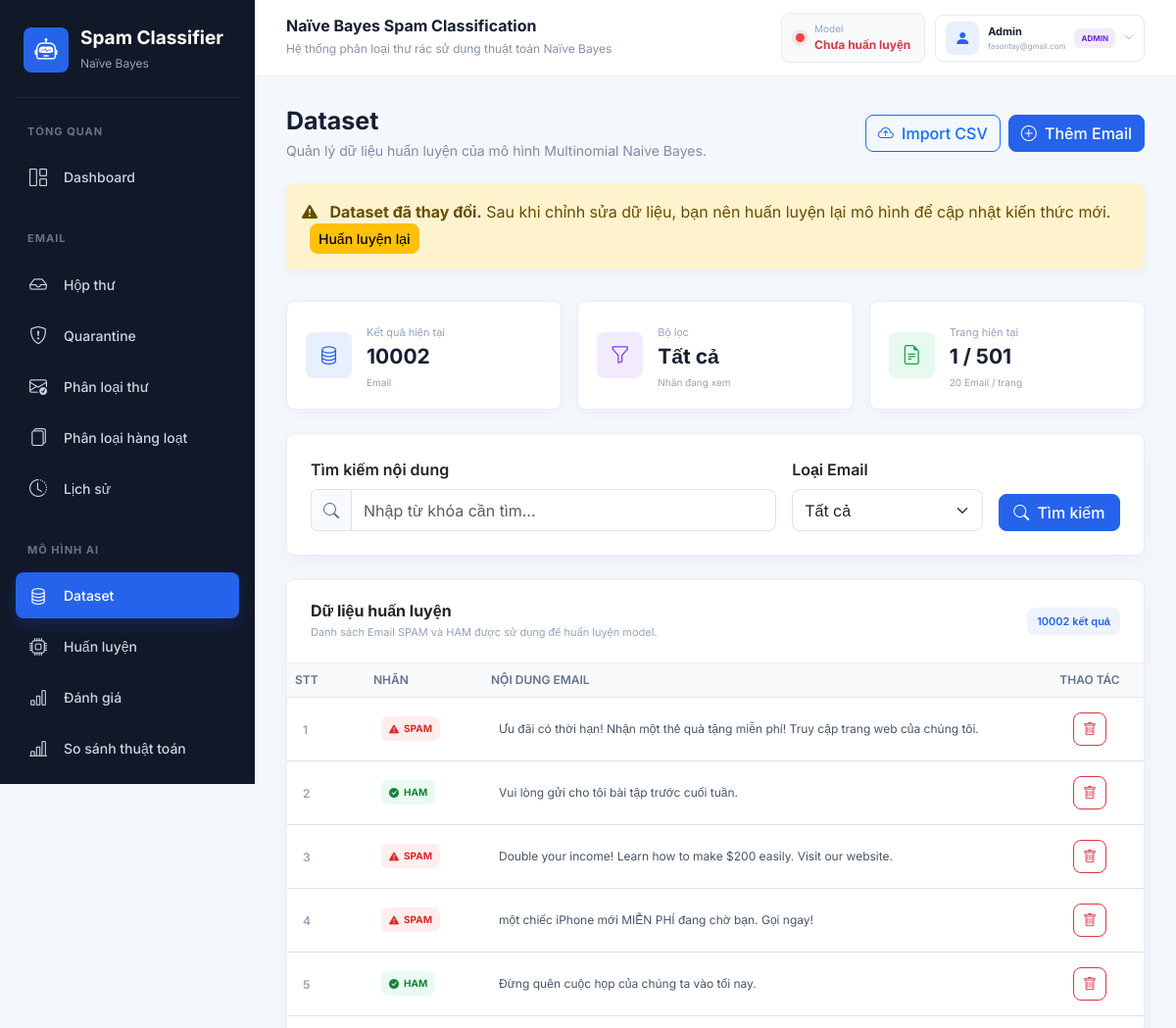
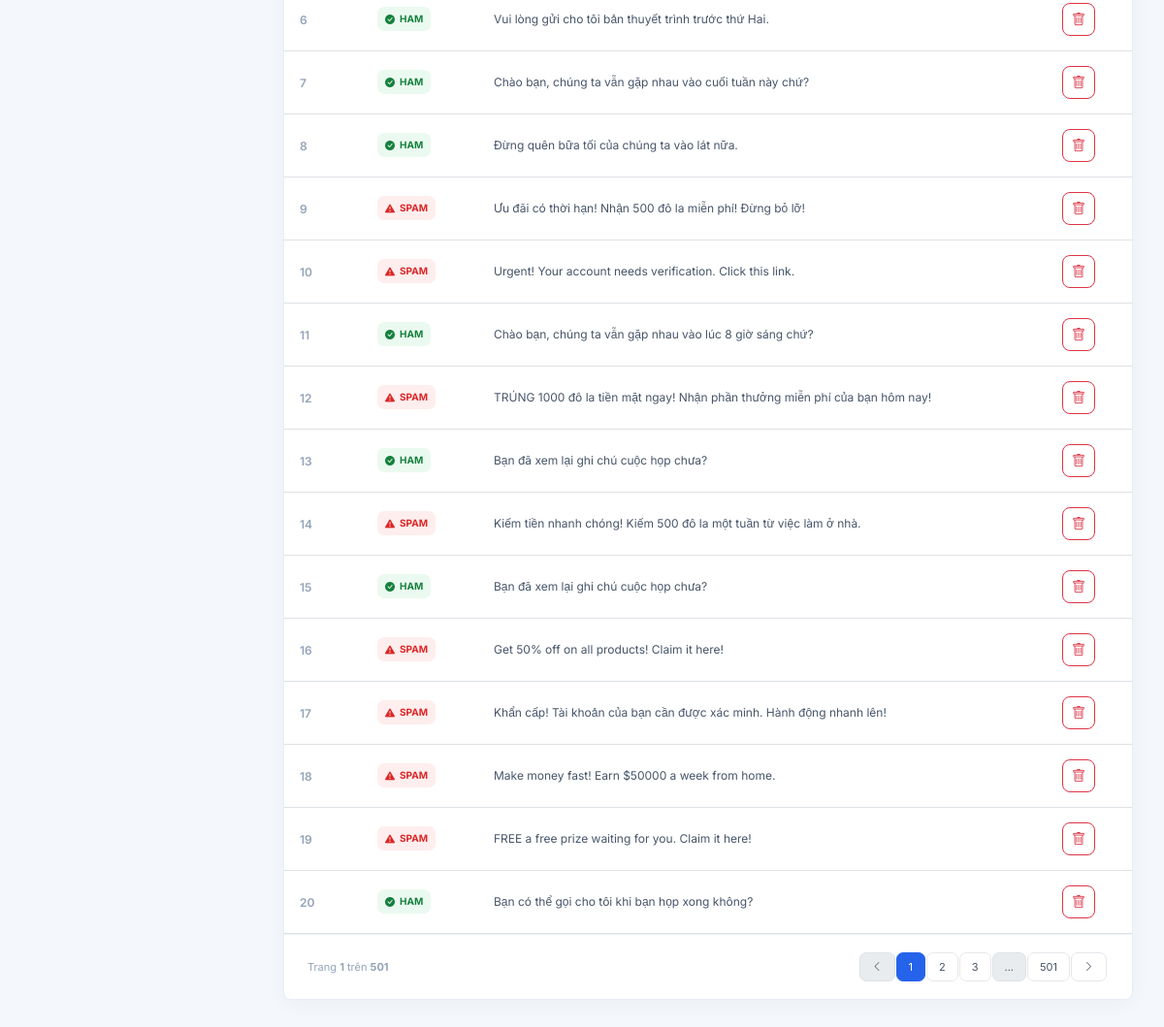
The app's page /dataset (signed in) with its own data (2 pictures, top to bottom).
### tables this page shows
CREATE TABLE users (
                id INTEGER PRIMARY KEY AUTOINCREMENT,
                name TEXT NOT NULL,
                email TEXT NOT NULL UNIQUE,
                password_hash TEXT NOT NULL,
                role TEXT NOT NULL DEFAULT 'user'
                    CHECK (role IN ('admin', 'user')),
                is_active INTEGER NOT NULL DEFAULT 1,
                created_at TIMESTAMP NOT NULL DEFAULT CURRENT_TIMESTAMP,
                last_login TIMESTAMP
            );

### routes/dataset_routes.py (the view)
@main_bp.route("/dataset")
@admin_required
def dataset():
    df = pd.read_csv(DATASET_PATH).reset_index()
    search = request.args.get("search", "").strip()
    label = request.args.get("label", "all")
    page = request.args.get("page", 1, type=int)
    per_page = 20
    if search:
        df = df[df["text"].str.contains(search, case=False, na=False)]
    if label in ["spam", "ham"]:
        df = df[df["label"] == label]
    total = len(df)
    total_pages = max(1, (total + per_page - 1) // per_page)
    if page < 1:
        page = 1
    if page > total_pages:
        page = total_pages
    start = (page - 1) * per_page
    emails = df.iloc[start:start + per_page].to_dict(orient="records")
    return render_template(
        "dataset.html",
        emails=emails,
        total=total,
        page=page,
        total_pages=total_pages,
        search=search,
        label=label,
        start_index=start,
    )

### templates/dataset.html (shortened to what this page needs)
{% extends "base.html" %}
{% block content %}
<div class="dataset-page-header">
    <div class="page-title mb-0">
        <h2>Dataset</h2>
        <p>Quản lý dữ liệu huấn luyện của mô hình Multinomial Naive Bayes.</p>
    </div>
    <div class="dataset-actions">
        <button type="button" class="btn btn-outline-primary" data-bs-toggle="modal" data-bs-target="#importModal">
            <i class="bi bi-cloud-arrow-up me-1"></i> Import CSV
        </button>
        <button type="button" class="btn btn-primary" data-bs-toggle="modal" data-bs-target="#addEmailModal">
            <i class="bi bi-plus-circle me-1"></i> Thêm Email
        </button>
    </div>
</div>
{% if global_model_status.outdated %}
<div class="alert alert-warning custom-alert mt-4" role="alert">
    <i class="bi bi-exclamation-triangle-fill me-2"></i>
    <strong>Dataset đã thay đổi.</strong>
    Sau khi chỉnh sửa dữ liệu, bạn nên huấn luyện lại mô hình để cập nhật kiến thức mới.
    <a href="{{ url_for('train') }}" class="btn btn-warning btn-sm ms-2">Huấn luyện lại</a>
</div>
{% endif %}
<div class="row g-3 mt-1 mb-4">
    <div class="col-md-4">
        <div class="dataset-stat-card">
            <div class="dataset-stat-icon blue"><i class="bi bi-database"></i></div>
            <div><span>Kết quả hiện tại</span><h3>{{ total }}</h3><small>Email</small></div>
        </div>
    </div>
    <div class="col-md-4">
        <div class="dataset-stat-card">
            <div class="dataset-stat-icon purple"><i class="bi bi-funnel"></i></div>
            <div>
                <span>Bộ lọc</span>
                <h3>{% if label == "spam" %}SPAM{% elif label == "ham" %}HAM{% else %}Tất cả{% endif %}</h3>
                <small>Nhãn đang xem</small>
            </div>
        </div>
    </div>
    <div class="col-md-4">
        <div class="dataset-stat-card">
            <div class="dataset-stat-icon green"><i class="bi bi-file-earmark-text"></i></div>
            <div><span>Trang hiện tại</span><h3>{{ page }} / {{ total_pages }}</h3><small>20 Email / trang</small></div>
        </div>
    </div>
</div>
<div class="card mb-4 dataset-filter-card">
    <div class="card-body p-4">
        <form method="GET" action="{{ url_for('dataset') }}">
            <div class="row g-3 align-items-end">
                <div class="col-lg-7">
                    <label for="datasetSearch" class="form-label fw-semibold">Tìm kiếm nội dung</label>
                    <div class="input-group">
                        <span class="input-group-text"><i class="bi bi-search"></i></span>
                        <input id="datasetSearch" type="search" name="search" class="form-control" placeholder="Nhập từ khóa cần tìm..." value="{{ search }}">
                    </div>
                </div>
                <div class="col-lg-3">
                    <label for="datasetLabel" class="form-label fw-semibold">Loại Email</label>
                    <select id="datasetLabel" name="label" class="form-select">
                        <option value="all"{% if label == "all" %} selected{% endif %}>Tất cả</option>
                    </select>
                </div>
                <div class="col-lg-2">
                    <button type="submit" class="btn btn-primary w-100"><i class="bi bi-search me-1"></i> Tìm kiếm</button>
                </div>
            </div>
        </form>
    </div>
</div>
<div class="card dataset-table-card">
    <div class="card-body p-0">
        <div class="dataset-table-header">
            <div><h4>Dữ liệu huấn luyện</h4><p>Danh sách Email SPAM và HAM được sử dụng để huấn luyện model.</p></div>
            <span class="dataset-count-badge">{{ total }} kết quả</span>
        </div>
        <div class="table-responsive">
            <table class="table dataset-table align-middle mb-0">
                <thead>
                    <tr><th>STT</th><th>Nhãn</th><th>Nội dung Email</th><th class="text-center">Thao tác</th></tr>
                </thead>
                <tbody>
                    {% for email in emails %}
                    <tr>
                        <td><span class="dataset-index">{{ start_index + loop.index }}</span></td>
                        <td>
                            {% if email.label|lower == "spam" %}
                            <span class="dataset-label spam"><i class="bi bi-exclamation-triangle-fill"></i> SPAM</span>
                            {% else %}
                            <span class="dataset-label ham"><i class="bi bi-check-circle-fill"></i> HAM</span>
                            {% endif %}
                        </td>
                        <td><div class="dataset-email-content">{{ email.text }}</div></td>
                        <td class="text-center">
                            <form method="POST" action="{{ url_for('delete_dataset', index=email['index']) }}" class="dataset-delete-form">
                                <button type="submit" class="btn btn-sm btn-outline-danger dataset-delete-button" title="Xóa Email" aria-label="Xóa Email">
                                    <i class="bi bi-trash"></i>
                                </button>
                            </form>
                        </td>
                    </tr>
                    {% endfor %}
                </tbody>
            </table>
        </div>
        {% if total_pages > 1 %}
        <div class="dataset-pagination">
            <div class="pagination-info">Trang <strong>{{ page }}</strong> trên <strong>{{ total_pages }}</strong></div>
            <nav aria-label="Phân trang Dataset">
                <ul class="pagination mb-0">
                    <li class="page-item{% if page <= 1 %} disabled{% endif %}">
                        <a class="page-link" href="{{ url_for('dataset', page=page-1, search=search, label=label) }}" aria-label="Trang trước"><i class="bi bi-chevron-left"></i></a>
                    </li>
                    {% for p in range(1, total_pages + 1) %}
                        {% if p == 1 or p == total_pages or (p >= page - 2 and p <= page + 2) %}
                        <li class="page-item{% if p == page %} active{% endif %}">
                            <a class="page-link" href="{{ url_for('dataset', page=p, search=search, label=label) }}">{{ p }}</a>
                        </li>
                        {% elif p == page - 3 or p == page + 3 %}
                        <li class="page-item disabled"><span class="page-link">...</span></li>
                        {% endif %}
                    {% endfor %}
                    <li class="page-item{% if page >= total_pages %} disabled{% endif %}">
                        <a class="page-link" href="{{ url_for('dataset', page=page+1, search=search, label=label) }}" aria-label="Trang sau"><i class="bi bi-chevron-right"></i></a>
                    </li>
                </ul>
            </nav>
        </div>
        {% endif %}
    </div>
</div>
{% endblock %}

### templates/base.html (shortened to what this page needs)
<!DOCTYPE html>
<html lang="vi">
<head>
    <link
        href="https://cdn.jsdelivr.net/npm/bootstrap@5.3.3/dist/css/bootstrap.min.css"
        rel="stylesheet"
    >
    <link
        rel="stylesheet"
        href="https://cdn.jsdelivr.net/npm/bootstrap-icons@1.11.3/font/bootstrap-icons.css"
    >
    <link
        rel="stylesheet"
        href="{{ url_for('static', filename='css/style.css') }}"
    >
</head>
<body>
<div class="app-wrapper">
    <aside class="sidebar" id="appSidebar">
        <div class="sidebar-brand">
            <div class="brand-icon">
                <i class="bi bi-robot"></i>
            </div>
            <div>
                <h4>Spam Classifier</h4>
                <span>Naïve Bayes</span>
            </div>
        </div>
        <nav class="sidebar-nav" aria-label="Điều hướng chính">
            <div class="sidebar-section-title">TỔNG QUAN</div>
            <a
                href="{{ url_for('index') }}"
                class="sidebar-link {% if request.endpoint == 'index' %}active{% endif %}"
            >
                <i class="bi bi-grid-1x2"></i>
                <span>Dashboard</span>
            </a>
            <div class="sidebar-section-title">EMAIL</div>
            <a
                href="{{ url_for('mail') }}"
                class="sidebar-link {% if request.endpoint in ['mail', 'mail_message_detail', 'submit_mail_feedback', 'connect_imap', 'connect_google', 'google_callback', 'sync_mail_account', 'disconnect_mail_account'] %}active{% endif %}"
            >
                <i class="bi bi-inbox"></i>
                <span>Hộp thư</span>
            </a>
            <a
                href="{{ url_for('quarantine') }}"
                class="sidebar-link {% if request.endpoint == 'quarantine' %}active{% endif %}"
            >
                <i class="bi bi-shield-exclamation"></i>
                <span>Quarantine</span>
            </a>
            <a
                href="{{ url_for('predict') }}"
                class="sidebar-link {% if request.endpoint == 'predict' %}active{% endif %}"
            >
                <i class="bi bi-envelope-check"></i>
                <span>Phân loại thư</span>
            </a>
            <a
                href="{{ url_for('batch_predict') }}"
                class="sidebar-link {% if request.endpoint in ['batch_predict', 'download_batch_result'] %}active{% endif %}"
            >
                <i class="bi bi-files"></i>
                <span>Phân loại hàng loạt</span>
            </a>
            <a
                href="{{ url_for('history') }}"
                class="sidebar-link {% if request.endpoint in ['history', 'delete_history', 'delete_all_history'] %}active{% endif %}"
            >
                <i class="bi bi-clock-history"></i>
                <span>Lịch sử</span>
            </a>
            <div class="sidebar-section-title">MÔ HÌNH AI</div>
            {% if current_user.role == 'admin' %}
            <a
                href="{{ url_for('dataset') }}"
                class="sidebar-link {% if request.endpoint in ['dataset', 'add_dataset', 'delete_dataset', 'import_dataset'] %}active{% endif %}"
            >
                <i class="bi bi-database"></i>
                <span>Dataset</span>
            </a>
            <a
                href="{{ url_for('train') }}"
                class="sidebar-link {% if request.endpoint == 'train' %}active{% endif %}"
            >
                <i class="bi bi-cpu"></i>
                <span>Huấn luyện</span>
            </a>
            <a
                href="{{ url_for('evaluate') }}"
                class="sidebar-link {% if request.endpoint == 'evaluate' %}active{% endif %}"
            >
                <i class="bi bi-bar-chart"></i>
                <span>Đánh giá</span>
            </a>
            <a
                href="{{ url_for('compare') }}"
                class="sidebar-link {% if request.endpoint == 'compare' %}active{% endif %}"
            >
                <i class="bi bi-bar-chart-line"></i>
                <span>So sánh thuật toán</span>
            </a>
            <a
                href="{{ url_for('model_versions') }}"
                class="sidebar-link {% if request.endpoint in ['model_versions', 'rollback_model_version'] %}active{% endif %}"
            >
            </a>
            {% endif %}
        </nav>
    </aside>
    <main class="main-content">
        <header class="topbar">
            <div class="topbar-heading">
                <div class="topbar-title">
                    <h5>Naïve Bayes Spam Classification</h5>
                    <span>Hệ thống phân loại thư rác sử dụng thuật toán Naïve Bayes</span>
                </div>
            </div>
            <div class="topbar-actions">
            <div class="model-status" aria-live="polite">
                {% if not global_model_status.trained %}
                    <span class="status-dot danger"></span>
                    <div>
                        <small>Model</small>
                        <strong class="text-danger">Chưa huấn luyện</strong>
                    </div>
                {% elif global_model_status.outdated %}
                    <span class="status-dot warning"></span>
                    <div>
                        <small>Model</small>
                        <strong class="status-warning-text">Cần Train lại</strong>
                    </div>
                {% else %}
                    <span class="status-dot success"></span>
                    <div>
                        <small>Model</small>
                        <strong class="text-success">Ready</strong>
                    </div>
                {% endif %}
            </div>
            <div class="dropdown user-menu">
                <button
                    class="user-menu-toggle"
                    type="button"
                    data-bs-toggle="dropdown"
                    aria-expanded="false"
                    title="Tài khoản"
                >
                    <span class="user-avatar"><i class="bi bi-person-fill"></i></span>
                    <span class="user-menu-name">
                        <strong>{{ current_user.name }}</strong>
                        <small>{{ current_user.email }}</small>
                    </span>
                    <span class="role-badge {{ current_user.role }}">{{ current_user.role|upper }}</span>
                    <i class="bi bi-chevron-down user-menu-arrow"></i>
                </button>
            </div>
            </div>
        </header>
        <section class="page-content">
            {% block content %}{% endblock %}
        </section>
    </main>
</div>
</body>
</html>

### records on screen
users: name "Admin", email "fasontay@gmail.com", role "ADMIN"

### other values on screen
{{ total }} "10002"
{{ page }} "1"
{{ total_pages }} "501"
{{ start_index + loop.index }} "1" "2" "3" "4" "5" "6" "7" "8" "9" "10" "11" "12" "13" "14" "15" "16" "17" "18" "19" "20"
{{ email.text }} "Ưu đãi có thời hạn! Nhận một thẻ quà tặng miễn phí! Truy cập trang web của chúng tôi." "Vui lòng gửi cho tôi bài tập trước cuối tuần." "Double your income! Learn how to make $200 easily. Visit our website." "một chiếc iPhone mới MIỄN PHÍ đang chờ bạn. Gọi ngay!" "Đừng quên cuộc họp của chúng ta vào tối nay." "Vui lòng gửi cho tôi bản thuyết trình trước thứ Hai." "Chào bạn, chúng ta vẫn gặp nhau vào cuối tuần này chứ?" "Đừng quên bữa tối của chúng ta vào lát nữa." "Ưu đãi có thời hạn! Nhận 500 đô la miễn phí! Đừng bỏ lỡ!" "Urgent! Your account needs verification. Click this link." "Chào bạn, chúng ta vẫn gặp nhau vào lúc 8 giờ sáng chứ?" "TRÚNG 1000 đô la tiền mặt ngay! Nhận phần thưởng miễn phí của bạn hôm nay!" "Bạn đã xem lại ghi chú cuộc họp chưa?" "Kiếm tiền nhanh chóng! Kiếm 500 đô la một tuần từ việc làm ở nhà." "Bạn đã xem lại ghi chú cuộc họp chưa?" "Get 50% off on all products! Claim it here!" "Khẩn cấp! Tài khoản của bạn cần được xác minh. Hành động nhanh lên!" "Make money fast! Earn $50000 a week from home." "FREE a free prize waiting for you. Claim it here!" "Bạn có thể gọi cho tôi khi bạn họp xong không?"
{{ p }} "1" "2" "3" "501"
